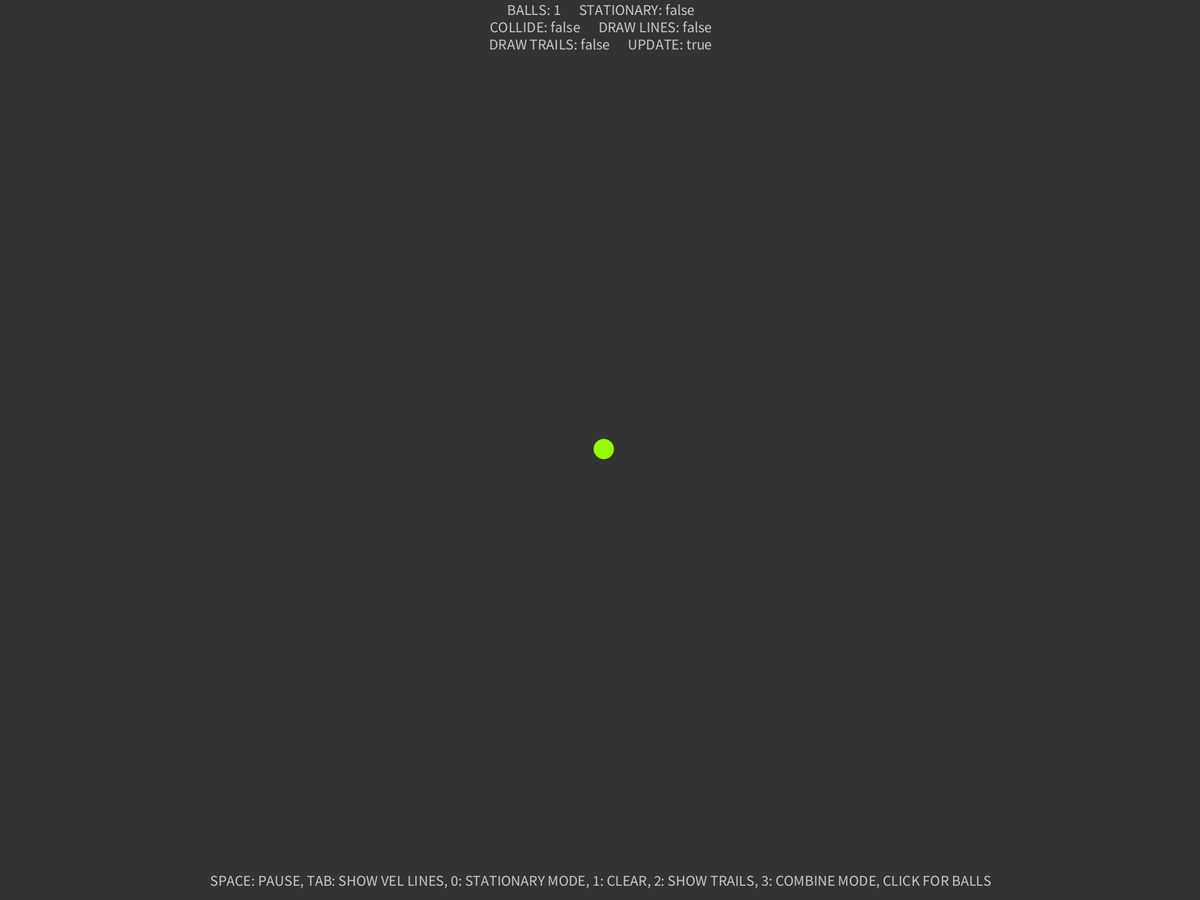
Frame 1 (no input)
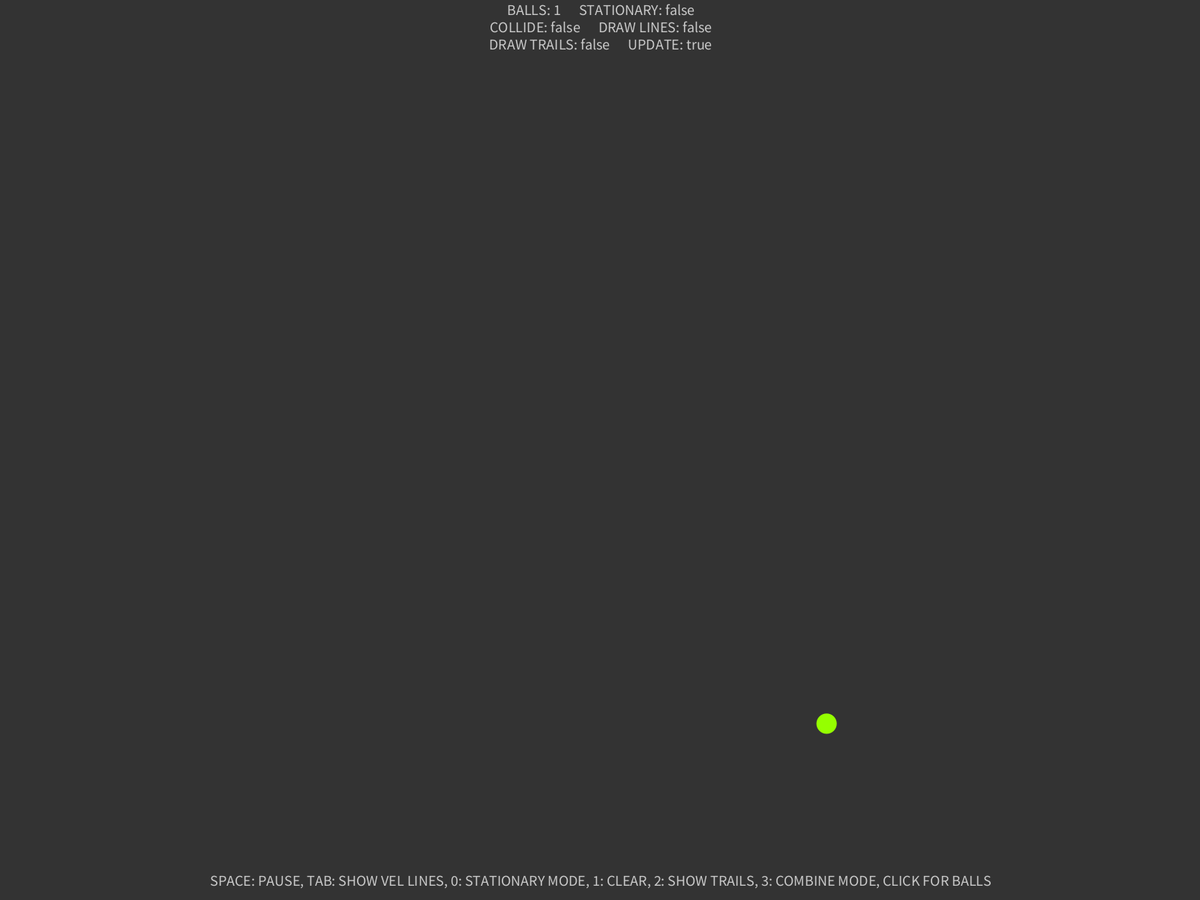
Frame 60 (the mouse pressed at the canvas centre just before this capture)
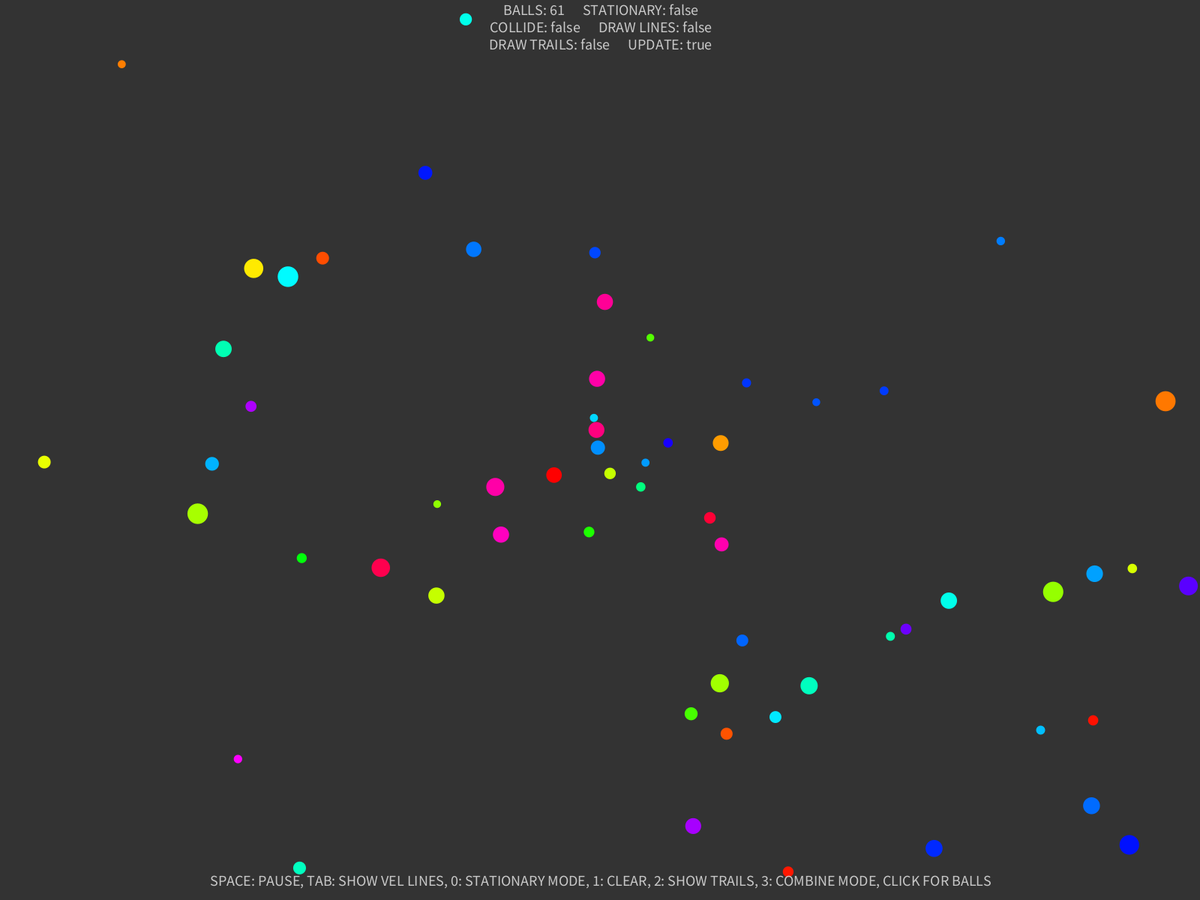
Frame 120 (the mouse held since frame 60 and released just before this capture)

The Processing sketch that drew these frames (run headless with seeded random() and noise(); from frame 60 on, the mouse is pressed at the canvas centre):

// Processing sketch: CollideBalls
// ── CollideBalls.pde
ArrayList<Particle> balls = new ArrayList<Particle>();

final float MINVEL = 2;
final float MAXVEL = 7;

final float MINBOUNCE = .8;
final float MAXBOUNCE = .95;

final float MINRAD = 5;
final float MAXRAD = 14;

final float INITGRAV = 1;
final float DENSITY = 10;

final float GRAV = .25;
final float PUSH = .95;

boolean update = true;
boolean background = true;

boolean collide = false;
boolean lines = false;

boolean stationary = false;

final String inst = "SPACE: PAUSE, TAB: SHOW VEL LINES, 0: STATIONARY MODE, 1: CLEAR, 2: SHOW TRAILS, 3: COMBINE MODE, CLICK FOR BALLS";

int accuracy = 50;
float speed = 1;

PGraphics game;

void setup() {
  fullScreen();
  game = createGraphics(width, height);
  colorMode(HSB);
  background(51);

  addCircles(1, width / 2, height / 2);
}

void draw() {

  if (update) {
    game.beginDraw();
    if (background)
      game.background(51);

    if (mousePressed)
      addCircles(1, constrain(mouseX, MAXRAD, width - MAXRAD), constrain(mouseY, MAXRAD, width - MAXRAD));

    for (int h = 0; h < accuracy * speed; h++) {
      for (int i = 0; i < balls.size(); i++) {
        balls.get(i).update();
        for (int j = i + 1; j < balls.size(); j++) {
          balls.get(i).hit(balls.get(j));

          if (collide) {
            if (balls.get(i).collide(balls.get(j))) {
              j--;
            }
          }
        }
      }
    }
    for (Particle p : balls) {
      p.show(game);
    }
    game.endDraw();
  }

  image(game, 0, 0);
  texts();
}

void keyPressed() {
  if (keyCode == ' ')
    update = !update;

  if (update) {
    if (keyCode == TAB)
      lines = !lines;
    if (key == '0')
      stationary = !stationary;
    if (key == '1') {
      balls.clear();
      background(51);
    }
    if (key == '2')
      background = !background;
    if (key == '3')
      collide = !collide;
  }
}

void mousePressed() {
  // if(update) addCircles(100);//, constrain(mouseX, MAXRAD, width - MAXRAD),
  // constrain(mouseY, MAXRAD, width - MAXRAD));
}

void texts() {
  pushMatrix();
  fill(200);
  noStroke();
  textSize(20);
  textAlign(CENTER);
  translate(width / 2, 0);

  String spaces = "      ";
  String text = "BALLS: " + balls.size() + spaces + "STATIONARY: " + stationary + "\nCOLLIDE: " + collide + spaces
      + "DRAW LINES: " + lines + "\nDRAW TRAILS: " + !background + spaces + "UPDATE: " + update;
  text(text, 0, 20);
  translate(0, height);
  text(inst, 0, -20);
  popMatrix();
}

void addCircles(int num, float x, float y) {
  for (int i = 0; i < num; i++) {
    PVector pos = new PVector(x, y);
    PVector vel = PVector.random2D().mult(random(MINVEL, MAXVEL));
    float bounce = random(MINBOUNCE, MAXBOUNCE);
    float rad = random(MINRAD, MAXRAD);
    if (stationary)
      rad = MAXRAD;

    int r = (int) random(255);
    color col = color(r, 255, 255);

    balls.add(new Particle(pos, vel, rad, bounce, stationary, col));
  }
}

void addCircles(int num) {
  for (int i = 0; i < num; i++)
    addCircles(1, random(MAXRAD, width - MAXRAD), random(MAXRAD, height - MAXRAD));
}
// ── Particle.pde
class Particle {
  PVector pos;
  PVector vel;
  PVector acc;

  boolean stationary;

  float rad;
  float mass;
  float bounce;

  color col;

  Particle(PVector pos, PVector vel, float rad, float bounce, boolean stationary, color col) {
    this.pos = pos;
    this.vel = vel;
    this.acc = new PVector(0, 0);
    this.rad = rad;
    this.mass = sq(this.rad) * DENSITY;
    this.bounce = bounce;
    this.stationary = stationary;
    this.col = col;
  }

  void update() {
    this.vel.y += GRAV / accuracy;
    // this.show();

    if (!this.stationary) {
      this.vel.add(this.acc.copy().div(accuracy));

      this.acc = new PVector(0, 0);

      this.pos.add(this.vel.copy().div(accuracy));

      if (this.pos.x >= width - this.rad || this.pos.x <= this.rad) {
        this.vel.x *= -this.bounce;
      }

      if (this.pos.y >= height - this.rad || this.pos.y <= this.rad) {
        this.vel.y *= -this.bounce;
      }
    }
    this.pos.x = constrain(this.pos.x, this.rad, width - this.rad);
    this.pos.y = constrain(this.pos.y, this.rad, height - this.rad);
  }

  void show(PGraphics pg) {
    pg.pushMatrix();
    pg.noStroke();
    pg.fill(this.col);
    pg.translate(this.pos.x, this.pos.y);
    pg.ellipse(0, 0, this.rad * 2, this.rad * 2);
    if (lines && !this.stationary) {
      pg.strokeWeight(1);
      pg.pushMatrix();
      pg.rotate(this.vel.heading());
      pg.stroke(0);
      pg.line(0, 0, map(this.vel.mag(), 0, 100, 0, 1000), 0);
      pg.popMatrix();
      pg.pushMatrix();
      pg.rotate(this.acc.heading());
      pg.stroke(255);
      pg.line(0, 0, map(this.acc.mag(), 0, 5, 0, 1000), 0);
      pg.popMatrix();
    }
    pg.popMatrix();
  }

  void hit(Particle other) {
    PVector dist = this.pos.copy().sub(other.pos);

    if (dist.mag() <= this.rad + other.rad) {
      // dist.setMag(max(dist.mag(), MAXRAD));

      this.acc.add(dist.copy().setMag(PUSH * other.mass / sq(dist.mag())));
      other.acc.add(dist.copy().rotate(PI).setMag(PUSH * this.mass / sq(dist.mag())));
    }
  }

  void combine(Particle other) {
    this.vel.mult(this.mass);
    this.col = color((hue(this.col) * (this.mass) + hue(other.col) * other.mass) / (this.mass + other.mass), 255, 255);
    this.mass += other.mass;
    this.rad = sqrt(this.mass / DENSITY);
    this.vel.add(other.vel.mult(other.mass)).div(this.mass);
    balls.remove(other);
  }

  boolean collide(Particle other) {
    PVector dist = this.pos.copy().sub(other.pos);

    if (dist.mag() <= (this.rad + other.rad)) {
      if (this.mass > other.mass && !other.stationary) {
        this.combine(other);
      } else if (!this.stationary) {
        other.combine(this);
      } else
        return false;

      return true;
    }
    return false;
  }
}
